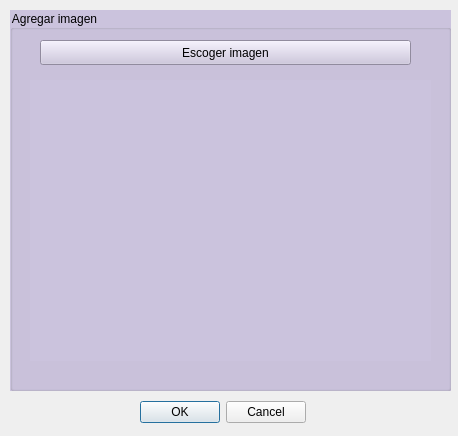
<?xml version="1.0" encoding="UTF-8"?>
<ui version="4.0">
 <class>SubirFoto</class>
 <widget class="QDialog" name="SubirFoto">
  <property name="geometry">
   <rect>
    <x>0</x>
    <y>0</y>
    <width>458</width>
    <height>436</height>
   </rect>
  </property>
  <property name="windowTitle">
   <string>Dialog</string>
  </property>
  <widget class="QGroupBox" name="groupBox">
   <property name="geometry">
    <rect>
     <x>10</x>
     <y>10</y>
     <width>441</width>
     <height>381</height>
    </rect>
   </property>
   <property name="styleSheet">
    <string notr="true">background-color: rgb(203, 195, 221);</string>
   </property>
   <property name="title">
    <string>Agregar imagen</string>
   </property>
   <widget class="QPushButton" name="pushButton_agregar">
    <property name="geometry">
     <rect>
      <x>30</x>
      <y>30</y>
      <width>371</width>
      <height>25</height>
     </rect>
    </property>
    <property name="text">
     <string>Escoger imagen</string>
    </property>
   </widget>
   <widget class="QLabel" name="label_image">
    <property name="geometry">
     <rect>
      <x>20</x>
      <y>70</y>
      <width>401</width>
      <height>281</height>
     </rect>
    </property>
    <property name="text">
     <string/>
    </property>
   </widget>
  </widget>
  <widget class="QDialogButtonBox" name="buttonBox">
   <property name="geometry">
    <rect>
     <x>140</x>
     <y>400</y>
     <width>166</width>
     <height>25</height>
    </rect>
   </property>
   <property name="standardButtons">
    <set>QDialogButtonBox::Cancel|QDialogButtonBox::Ok</set>
   </property>
  </widget>
 </widget>
 <resources/>
 <connections/>
</ui>
